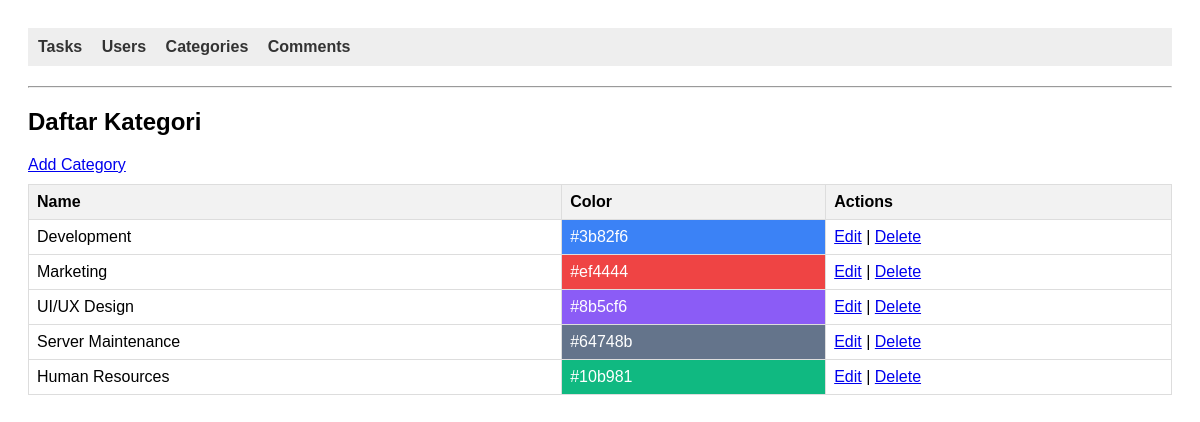
Page /index.php?entity=category on the committed database.
### tables this page shows
CREATE TABLE `categories` (
  `id` int(11) NOT NULL,
  `name` varchar(50) NOT NULL,
  `color` varchar(20) DEFAULT '#000000'
);

### models/Category.php (called while the page is built, shortened)
<?php
require_once "config/Database.php";
class Category
{
  private $conn;
  private $table = "categories";
  public function __construct()
  {
    $database = new Database();
    $this->conn = $database->getConnection();
  }
  public function getAll()
  {
    $query = "SELECT * FROM " . $this->table;
    $stmt = $this->conn->prepare($query);
    $stmt->execute();
    return $stmt->fetchAll(PDO::FETCH_ASSOC);
  }
}

### config/Database.php (called while the page is built, shortened)
<?php
class Database
{
  private $host = "localhost";
  private $database = "db_taskmanager";
  private $username = "root";
  private $password = "";
  public function getConnection()
  {
    $this->conn = null;
    try {
      $this->conn = new PDO("mysql:host=" . $this->host . ";dbname=" . $this->database, $this->username, $this->password);
      $this->conn->setAttribute(PDO::ATTR_ERRMODE, PDO::ERRMODE_EXCEPTION);
    } catch (PDOException $exception) {
      echo "Connection error: " . $exception->getMessage();
    }
    return $this->conn;
  }
}

### viewmodels/CategoryViewModel.php (called while the page is built, shortened)
<?php
require_once 'models/Category.php';
class CategoryViewModel
{
  private $model;
  public function __construct()
  {
    $this->model = new Category();
  }
  public function getList()
  {
    return $this->model->getAll();
  }
}

### views/category_list.php (the view)
<?php require_once 'views/template/header.php'; ?>
<h2>Daftar Kategori</h2>
<a href="index.php?entity=category&action=add">Add Category</a>
<table>
  <tr>
    <th>Name</th>
    <th>Color</th>
    <th>Actions</th>
  </tr>
  <?php foreach ($categoryList as $c): ?>
    <tr>
      <td><?= htmlspecialchars($c['name']) ?></td>
      <td style="background-color:<?= $c['color'] ?>; color:white;"><?= htmlspecialchars($c['color']) ?></td>
      <td>
        <a href="index.php?entity=category&action=edit&id=<?= $c['id'] ?>">Edit</a> |
        <a href="index.php?entity=category&action=delete&id=<?= $c['id'] ?>" onclick="return confirm('Hapus?')">Delete</a>
      </td>
    </tr>
  <?php endforeach; ?>
</table>
<?php require_once 'views/template/footer.php'; ?>

### views/template/header.php (style rules this page uses)
body { font-family: sans-serif; padding: 20px; }
table { border-collapse: collapse; width: 100%; margin-top: 10px; }
th, td { border: 1px solid #ddd; padding: 8px; text-align: left; }
th { background-color: #f2f2f2; }

### rows in the picture
categories: name "Development", color "#3b82f6"
categories: name "Marketing", color "#ef4444"
categories: name "UI/UX Design", color "#8b5cf6"
categories: name "Server Maintenance", color "#64748b"
categories: name "Human Resources", color "#10b981"
